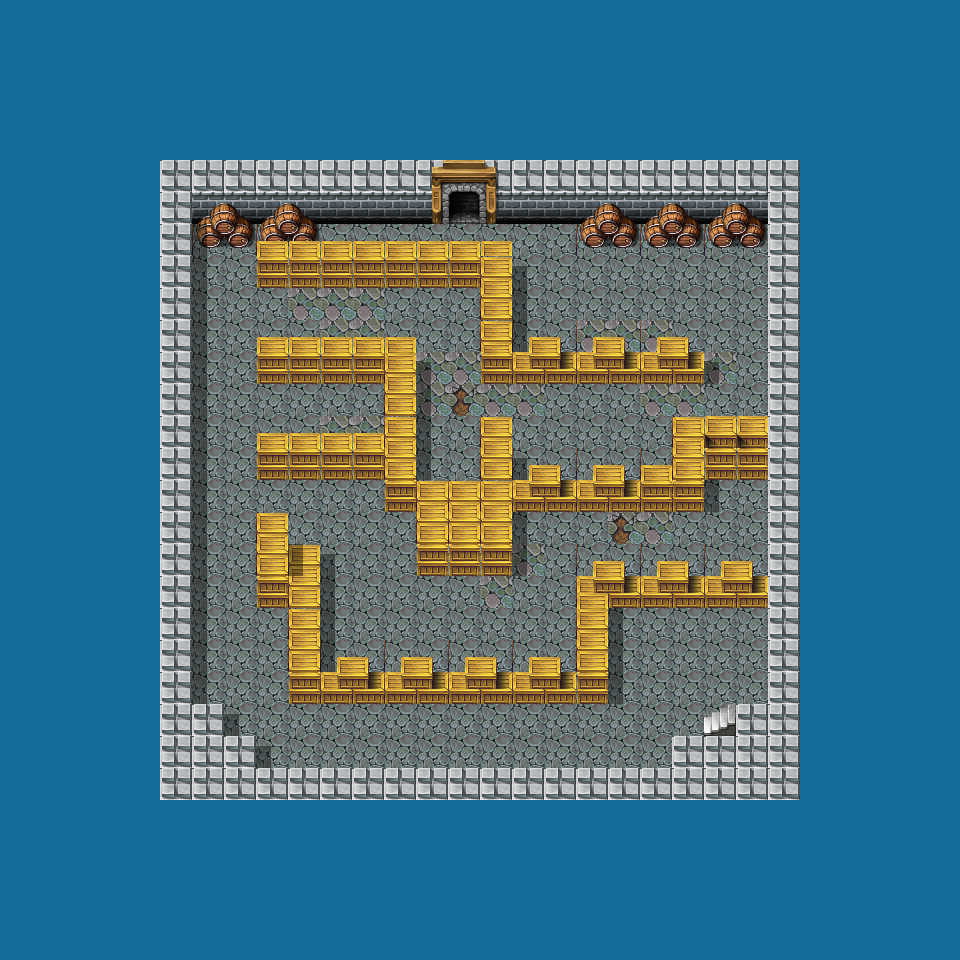

A 2D game scene composited from a Tiled map and its tileset images. What follows is a short description and the map's XML, with each tile layer's data collapsed to a summary:
An orthogonal 30x30 tile map with 32x32 px tiles, 10 tile layers (Tile Layer 1, Tile Layer 2, Tile Layer 3, Tile Layer 4, ...), 3 tilesets and 45 objects (portalO, portalIn, startpoint).

<map version="1.2" tiledversion="1.2.4" orientation="orthogonal" renderorder="right-down" width="30" height="30" tilewidth="32" tileheight="32" infinite="0" nextlayerid="22" nextobjectid="66">
 <tileset firstgid="1" name="rpg_maker_telles0808" tilewidth="32" tileheight="32" tilecount="2016" columns="32">
  <image source="../Resources/rpg_maker_telles0808.png" width="1024" height="2016" />
 </tileset>
 <tileset firstgid="2017" name="houses1" tilewidth="32" tileheight="32" tilecount="208" columns="13">
  <image source="../Resources/houses1.png" width="447" height="539" />
 </tileset>
 <tileset firstgid="2225" source="water.tsx" />
 <layer id="12" name="Tile Layer 1" width="30" height="30">
  <data>[900 cells, 900 non-empty, 6 distinct tile ids]</data>
 </layer>
 <objectgroup id="2" name="Object Layer 1">
  <object id="1" name="portalO" type="portalO" x="704" y="707" width="31" height="28" />
  <object id="4" name="portal1" type="portalIn" x="443" y="198" width="41" height="23" />
  <object id="5" x="496" y="160" width="302" height="59" />
  <object id="6" x="158" y="158" width="284" height="65" />
  <object id="7" x="433" y="161" width="113" height="12" />
  <object id="8" x="162" y="160" width="28" height="636" />
  <object id="9" x="191" y="700" width="32" height="102" />
  <object id="11" x="226" y="736" width="31" height="63" />
  <object id="14" x="257" y="765" width="608" height="31" />
  <object id="16" x="672" y="734" width="142" height="31" />
  <object id="17" x="738" y="702" width="89" height="34" />
  <object id="18" x="767" y="163" width="69" height="628" />
  <object id="19" x="579" y="202" width="185" height="46" />
  <object id="20" x="199" y="204" width="118" height="46" />
  <object id="21" x="576" y="585" width="32" height="119" />
  <object id="22" x="580" y="578" width="188" height="30" />
  <object id="24" x="321" y="674" width="281" height="28" />
  <object id="26" x="578" y="577" width="31" height="128" />
  <object id="28" x="576" y="578" width="193" height="30" />
  <object id="30" x="258" y="530" width="29" height="76" />
  <object id="31" x="288" y="545" width="32" height="158" />
  <object id="32" x="291" y="670" width="318" height="36" />
  <object id="33" x="257" y="450" width="155" height="26" />
  <object id="35" x="384" y="478" width="27" height="34" />
  <object id="37" x="415" y="483" width="7" height="93" />
  <object id="38" x="418" y="502" width="94" height="75" />
  <object id="39" x="482" y="436" width="29" height="74" />
  <object id="40" x="386" y="354" width="28" height="123" />
  <object id="41" x="259" y="356" width="126" height="27" />
  <object id="43" x="260" y="354" width="121" height="17" />
  <object id="45" x="258" y="260" width="222" height="28" />
  <object id="46" x="482" y="353" width="30" height="30" />
  <object id="47" x="515" y="351" width="188" height="31" />
  <object id="48" x="516" y="482" width="187" height="28" />
  <object id="49" x="676" y="435" width="28" height="74" />
  <object id="52" x="675" y="433" width="92" height="44" />
  <object id="53" x="579" y="577" width="188" height="28" />
  <object id="54" name="startpoint" type="startpoint" x="657.667" y="650" width="10" height="10" />
  <object id="55" x="257" y="200" width="33" height="88" />
  <object id="56" x="481" y="254" width="29" height="126" />
  <object id="59" x="514" y="480" width="192" height="21" />
  <object id="62" x="675" y="434" width="30" height="65" />
  <object id="63" x="496" y="171" width="4" height="53" />
  <object id="64" x="429" y="160" width="6" height="64" />
  <object id="65" x="704" y="703" width="32" height="3" />
 </objectgroup>
 <layer id="13" name="Tile Layer 2" width="30" height="30">
  <data>[900 cells, 93 non-empty, 20 distinct tile ids]</data>
 </layer>
 <layer id="14" name="Tile Layer 3" width="30" height="30">
  <data>[900 cells, 24 non-empty, 6 distinct tile ids]</data>
 </layer>
 <layer id="15" name="Tile Layer 4" width="30" height="30">
  <data>[900 cells, 16 non-empty, 4 distinct tile ids]</data>
 </layer>
 <layer id="16" name="Tile Layer 5" width="30" height="30">
  <data>[900 cells, 0 non-empty, 0 distinct tile ids]</data>
 </layer>
 <layer id="17" name="Tile Layer 6" width="30" height="30">
  <data>[900 cells, 7 non-empty, 3 distinct tile ids]</data>
 </layer>
 <layer id="18" name="Tile Layer 7" width="30" height="30">
  <data>[900 cells, 45 non-empty, 6 distinct tile ids]</data>
 </layer>
 <layer id="19" name="Tile Layer 8" width="30" height="30">
  <data>[900 cells, 2 non-empty, 2 distinct tile ids]</data>
 </layer>
 <layer id="20" name="Tile Layer 9" width="30" height="30">
  <data>[900 cells, 17 non-empty, 5 distinct tile ids]</data>
 </layer>
 <layer id="21" name="Tile Layer 10" width="30" height="30">
  <data>[900 cells, 37 non-empty, 2 distinct tile ids]</data>
 </layer>
</map>
